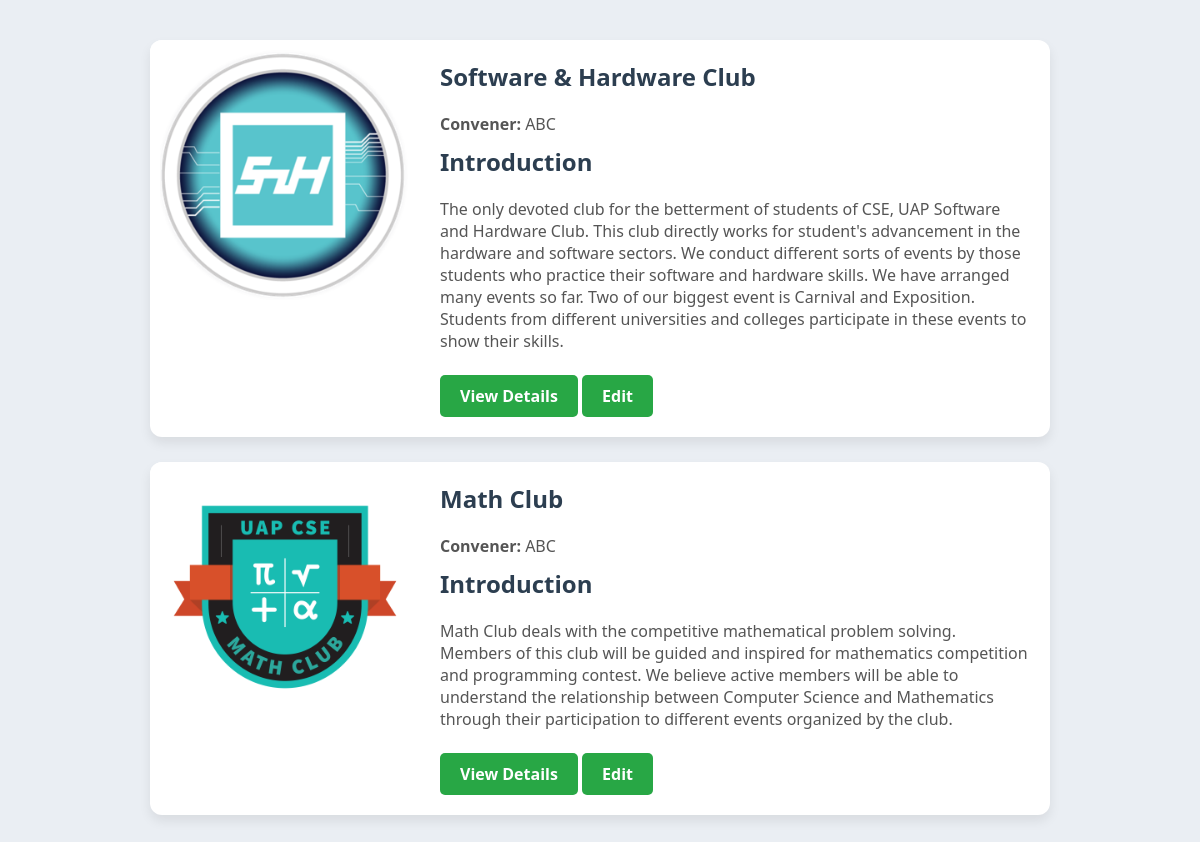
Screenshot of /home/club with the database file from the repository.
### club/models.py (models this page shows, shortened)
class Club(models.Model):
    convener = models.CharField(max_length=30)
    name = models.CharField(max_length=100)
    logo = models.ImageField(upload_to='club_logos/')
    moto = models.CharField(max_length=255)
    cover_picture = models.ImageField(upload_to='club_covers/')
    description = HTMLField()
    status = models.BooleanField(default=False)

### club/views.py (the view)
# urls.py: path('club', views.clubView, name="club"),
def clubView(request):
    obj = Club.objects.all()
    return render(request,'club.html', {'form':obj})

### templates/club.html (shortened to what this page needs)
<!DOCTYPE html>
<html lang="en">
<head>
     <link rel="stylesheet" href="/static/css/club.css">
</head>
<body>
    <div class="club-container">
        {% for i in form %}
            <div class="club-card">
                <img class="club-logo" src="{{ i.logo.url }}" alt="Club Logo">
                <div class="club-info">
                    <h2>{{ i.name }}</h2>
                    <p><strong>Convener:</strong> {{ i.convener }}</p>
                    <div class="description">{{ i.description|safe }}</div>
                    <a href="{% url 'details' i.id %}">View Details</a>
                    <a href="{% url 'Club_edit' i.id %}">Edit</a>
                </div>
            </div>
        {% endfor %}
    </div>
</body>
</html>

### static/css/club.css (style rules this page uses)
body { font-family: 'Segoe UI', Tahoma, Geneva, Verdana, sans-serif; background-color: #eaeef3; margin: 0; padding: 40px; }
.club-container { display: flex; flex-direction: column; gap: 25px; max-width: 900px; margin: auto; }
.club-card { display: flex; background-color: #fff; border-radius: 12px; box-shadow: 0 6px 12px rgba(0,0,0,0.08); overflow: hidden; transition: transform 0.2s ease-in-out; }
.club-logo { width: 250px; height: 250px; object-fit: contain; background-color: #fff; padding: 10px; }
.club-info { padding: 20px; flex-grow: 1; }
.club-info h2 { margin-top: 0; color: #2c3e50; }
.club-info p { margin: 8px 0; color: #555; }
.club-info .description { margin-top: 10px; }
.club-info a { display: inline-block; margin-top: 15px; padding: 10px 20px; background-color: #28a745; color: #fff; border-radius: 5px; text-decoration: none; font-weight: bold; transition: background-color 0.3s; }

### rows the page displays
Club: logo (picture), name "Software & Hardware Club", convener "ABC", description "Introduction The only devoted club for the betterment of students of CSE, UAP Software and Hardware Club. This club directly works for student's advancement in the hardware and software sectors. We conduct different sorts of events by those students who practice their software and hardware skills. We have arranged many events so far. Two of our biggest event is Carnival and Exposition. Students from different universities and colleges participate in these events to show their skills."
Club: logo (picture), name "Math Club", convener "ABC", description "Introduction Math Club deals with the competitive mathematical problem solving. Members of this club will be guided and inspired for mathematics competition and programming contest. We believe active members will be able to understand the relationship between Computer Science and Mathematics through their participation to different events organized by the club."
